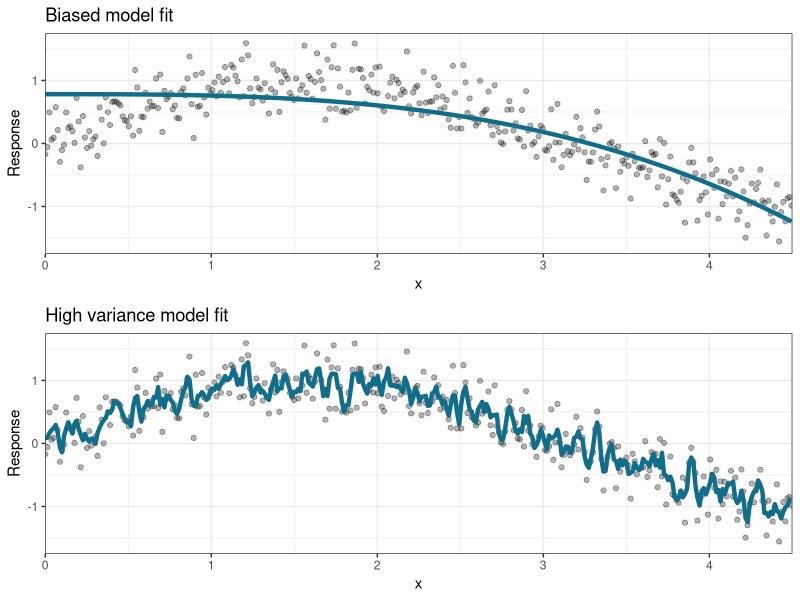
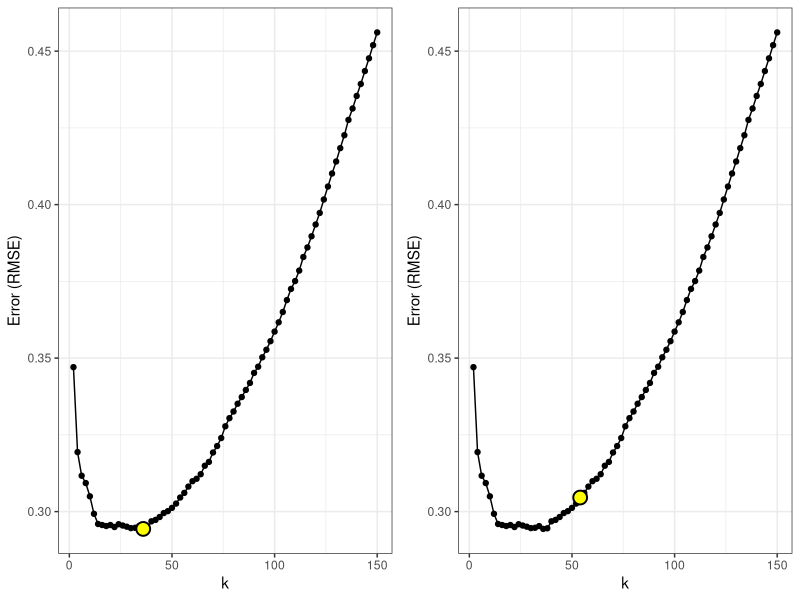
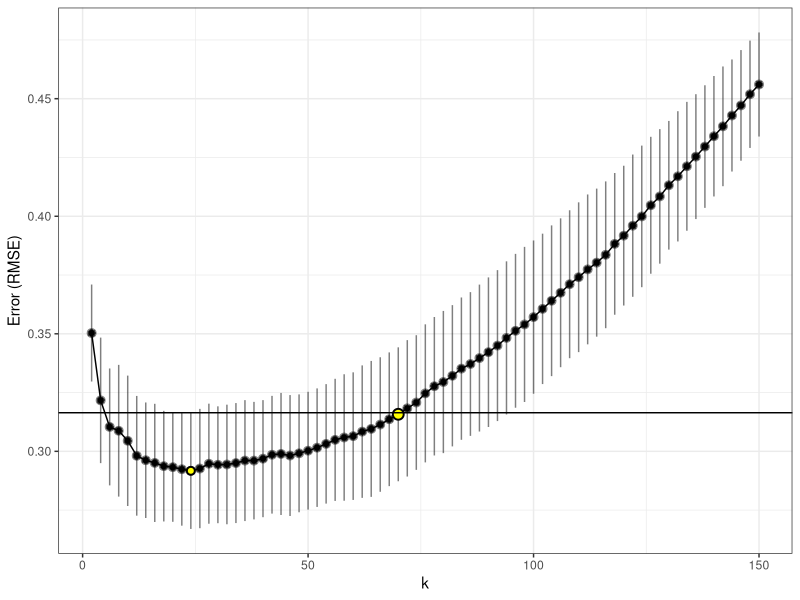

Write the R code that produced these figures, in order.
##############################################
#  Parameter tuning
##############################################

library(tidyverse)

## --------------------------------------------------------------------------------------------------------------------------------------------------
set.seed(123)  # for reproducibility
x <- seq(from = 0, to = 2 * pi, length = 500)
y <- sin(x) + rnorm(length(x), sd = 0.3)
df <- data.frame(x, y) %>% dplyr::filter(x < 4.5)

KULbg <- "#116E8A"

# Single biased model fit
bias_model <- lm(y ~ I(x^3), data = df)
df$predictions <- predict(bias_model, df)
p_1 <- ggplot(df, aes(x, y)) +
  geom_point(alpha = .3) +
  geom_line(aes(x, predictions), linewidth = 1.5, color = KULbg) +
  scale_y_continuous("Response", limits = c(-1.75, 1.75), expand = c(0, 0)) +
  scale_x_continuous(limits = c(0, 4.5), expand = c(0, 0)) + theme_bw() +
  ggtitle("Biased model fit")

# Single high variance model fit
library(caret)
variance_model <- knnreg(y ~ x, k = 3, data = df)
df$predictions <- predict(variance_model, df)
p_2 <- ggplot(df, aes(x, y)) +
  geom_point(alpha = .3) +
  geom_line(aes(x, predictions), linewidth = 1.5, color = KULbg) +
  scale_y_continuous("Response", limits = c(-1.75, 1.75), expand = c(0, 0)) +
  scale_x_continuous(limits = c(0, 4.5), expand = c(0, 0)) + theme_bw() +
  ggtitle("High variance model fit")

gridExtra::grid.arrange(p_1, p_2, nrow = 2)


## --------------------------------------------------------------------------------------------------------------------------------------------------
set.seed(123)
library(caret)
cv <- trainControl(method = "cv", number = 5, 
                   returnResamp = "all",  
                   selectionFunction = "best") 
hyper_grid <- expand.grid(k = seq(2, 150, by = 2))  
knn_fit <- train(y ~ x, data = df, method = "knn", 
                 trControl = cv, 
                 tuneGrid = hyper_grid) 
knn_fit$bestTune


## --------------------------------------------------------------------------------------------------------------------------------------------------
set.seed(123)
cv <- trainControl(method = "cv", number = 5, 
                   returnResamp = "all",  
                   selectionFunction = "best") 
hyper_grid <- expand.grid(k = seq(2, 150, by = 2))  
knn_fit <- train(y ~ x, data = df, method = "knn", 
                 trControl = cv, 
                 tuneGrid = hyper_grid)
knn_fit$bestTune

p_best <- ggplot() + theme_bw() +
  geom_line(data = knn_fit$results, aes(k, RMSE)) +
  geom_point(data = knn_fit$results, aes(k, RMSE)) +
  geom_point(data = filter(knn_fit$results, k == as.numeric(knn_fit$bestTune)),
             aes(k, RMSE),
             shape = 21, fill = "yellow", color = "black", stroke = 1, size = 4) +
  scale_y_continuous("Error (RMSE)")

set.seed(123)
cv <- trainControl(method = "cv", number = 5, 
                   returnResamp = "all",  
                   selectionFunction = "oneSE") 
hyper_grid <- expand.grid(k = seq(2, 150, by = 2))  
knn_fit <- train(y ~ x, data = df, method = "knn", 
                 trControl = cv, 
                 tuneGrid = hyper_grid)
knn_fit$bestTune

p_oneSE <- ggplot() + theme_bw() +
  geom_line(data = knn_fit$results, aes(k, RMSE)) +
  geom_point(data = knn_fit$results, aes(k, RMSE)) +
  geom_point(data = filter(knn_fit$results, k == as.numeric(knn_fit$bestTune)),
             aes(k, RMSE),
             shape = 21, fill = "yellow", color = "black", stroke = 1, size = 4) +
  scale_y_continuous("Error (RMSE)")

gridExtra::grid.arrange(p_best, p_oneSE, ncol = 2)


## --------------------------------------------------------------------------------------------------------------------------------------------------
set.seed(123)
library(rsample)
cv_rsample <- vfold_cv(df, 5)
cv_rsample$splits[1:3] 

holdout_results <- function(s, k_val) {
  # Fit the model to the analysis data in split s
  df_train <- analysis(s)
  mod <- knnreg(y ~ x, k = k_val, data = df_train)
  # Get the remaining group
  holdout <- assessment(s)
  # Get predictions with the holdout data set
  res <- predict(mod, newdata = holdout)
  # Return observed and predicted values
  #                            on holdout set
  res <- tibble(obs = holdout$y, pred = res)
  res
}


## Your Turn!
## --------------------------------------------------------------------------------------------------------------------------------------------------
# Q1
hyper_grid <- expand.grid(k = seq(2, 150, by = 2))  
# Q2
res <- holdout_results(cv_rsample$splits[[3]],hyper_grid[1,])
sqrt(sum((res$obs-res$pred)^2)/nrow(res))
# Q3
RMSE <- numeric(nrow(hyper_grid))
SE   <- numeric(nrow(hyper_grid))

for(i in (1:nrow(hyper_grid))){
  cv_rsample$results <- map(cv_rsample$splits, holdout_results, hyper_grid[i,])
  res <- map_dbl(cv_rsample$results, function(x) mean((x$obs - x$pred)^2))
  RMSE[i] <- mean(sqrt(res))
  SE[i]   <- sd(sqrt(res))
}



## ----------------------------------------------------------------------------------------------
# Q4
df <- tibble(RMSE, SE, k = hyper_grid$k)
df <- df %>% mutate(lower = RMSE-SE, upper = RMSE + SE)
best <- df %>% filter(RMSE == min(RMSE)) 
best 


## ----------------------------------------------------------------------------------------------
# Q5
one_SE <- df %>% filter(RMSE <= best$upper) %>% filter(k == max(k)) 
one_SE


## ----one-SE-rule-------------------------------------------------------------------------------
big_g <- ggplot(data = df) + theme_bw() +
  geom_line(aes(k, RMSE)) +
  geom_point(aes(k, RMSE)) +
  geom_pointrange(aes(k, RMSE, ymin = lower, ymax = upper), alpha = 0.5) +
  geom_point(data = best,
             aes(k, RMSE),
             shape = 21,
             fill = "yellow",
             color = "black",
             stroke = 1,
             size = 2) +
  geom_point(data = one_SE,
             aes(k, RMSE),
             shape = 21,
             fill = "yellow",
             color = "black",
             stroke = 1,
             size = 3) +
  geom_hline(data = best,
             aes(yintercept = upper)) +
  scale_y_continuous("Error (RMSE)")
big_g
